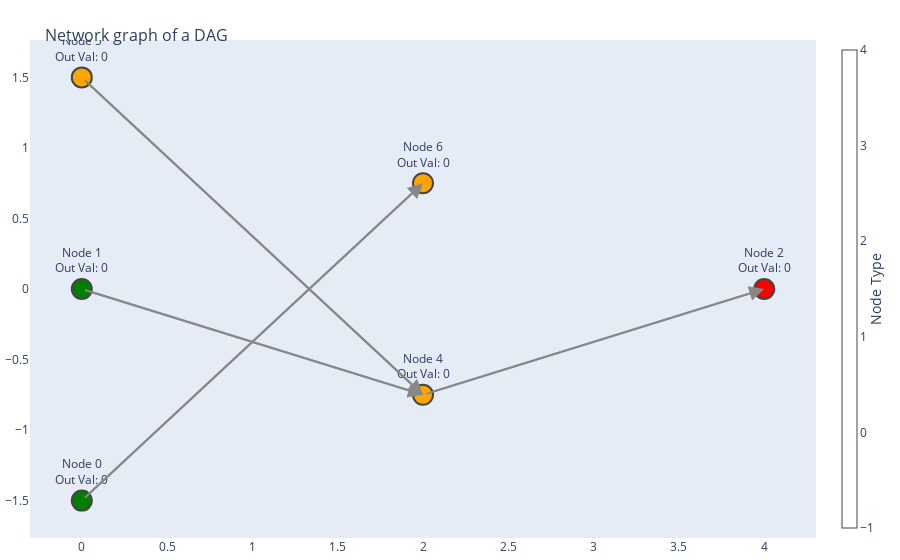

The notebook cell saved with this chart:
### Code cell
print("Starting Cons:", dag.get_connections())

dag.remove_node('3')
    

print("Ending Cons:", dag.get_connections())
 
plot_dag(dag)

### Figure 1 — Plotly figure (JSON) as saved in the notebook; plotly's stock layout.template omitted (floating-point values rounded to 4 significant figures)
{"data": [{"hoverinfo": "none", "line": {"color": "#888", "width": 2}, "mode": "lines", "type": "scatter", "x": [0, 2, null, 0, 2, null, 2, 4, null, 0, 2, null], "y": [-1.5, 0.75, null, 0, -0.75, null, -0.75, 0, null, 1.5, -0.75, null]}, {"hoverinfo": "text", "marker": {"color": ["green", "green", "red", "orange", "orange", "orange"], "colorbar": {"thickness": 15, "title": {"side": "right", "text": "Node Type"}, "xanchor": "left"}, "colorscale": [[0, "rgb(255,255,217)"], [0.125, "rgb(237,248,177)"], [0.25, "rgb(199,233,180)"], [0.375, "rgb(127,205,187)"], [0.5, "rgb(65,182,196)"], [0.625, "rgb(29,145,192)"], [0.75, "rgb(34,94,168)"], [0.875, "rgb(37,52,148)"], [1, "rgb(8,29,88)"]], "line": {"width": 2}, "showscale": true, "size": 20}, "mode": "markers+text", "text": ["Node 0<br>Out Val: 0", "Node 1<br>Out Val: 0", "Node 2<br>Out Val: 0", "Node 4<br>Out Val: 0", "Node 5<br>Out Val: 0", "Node 6<br>Out Val: 0"], "textposition": "top center", "type": "scatter", "x": [0, 0, 4, 2, 0, 2], "y": [-1.5, 0, 0, -0.75, 1.5, 0.75]}], "layout": {"annotations": [{"arrowcolor": "#888", "arrowhead": 2, "arrowsize": 1.5, "arrowwidth": 2, "ax": 0, "axref": "x", "ay": -1.5, "ayref": "y", "showarrow": true, "x": 2, "xref": "x", "y": 0.75, "yref": "y"}, {"arrowcolor": "#888", "arrowhead": 2, "arrowsize": 1.5, "arrowwidth": 2, "ax": 0, "axref": "x", "ay": 0, "ayref": "y", "showarrow": true, "x": 2, "xref": "x", "y": -0.75, "yref": "y"}, {"arrowcolor": "#888", "arrowhead": 2, "arrowsize": 1.5, "arrowwidth": 2, "ax": 2, "axref": "x", "ay": -0.75, "ayref": "y", "showarrow": true, "x": 4, "xref": "x", "y": 0, "yref": "y"}, {"arrowcolor": "#888", "arrowhead": 2, "arrowsize": 1.5, "arrowwidth": 2, "ax": 0, "axref": "x", "ay": 1.5, "ayref": "y", "showarrow": true, "x": 2, "xref": "x", "y": -0.75, "yref": "y"}], "hovermode": "closest", "margin": {"b": 20, "l": 5, "r": 5, "t": 40}, "showlegend": false, "title": {"font": {"size": 16}, "text": "<br>Network graph of a DAG"}, "xaxis": {"showgrid": false, "zeroline": false}, "yaxis": {"showgrid": false, "zeroline": false}}}
